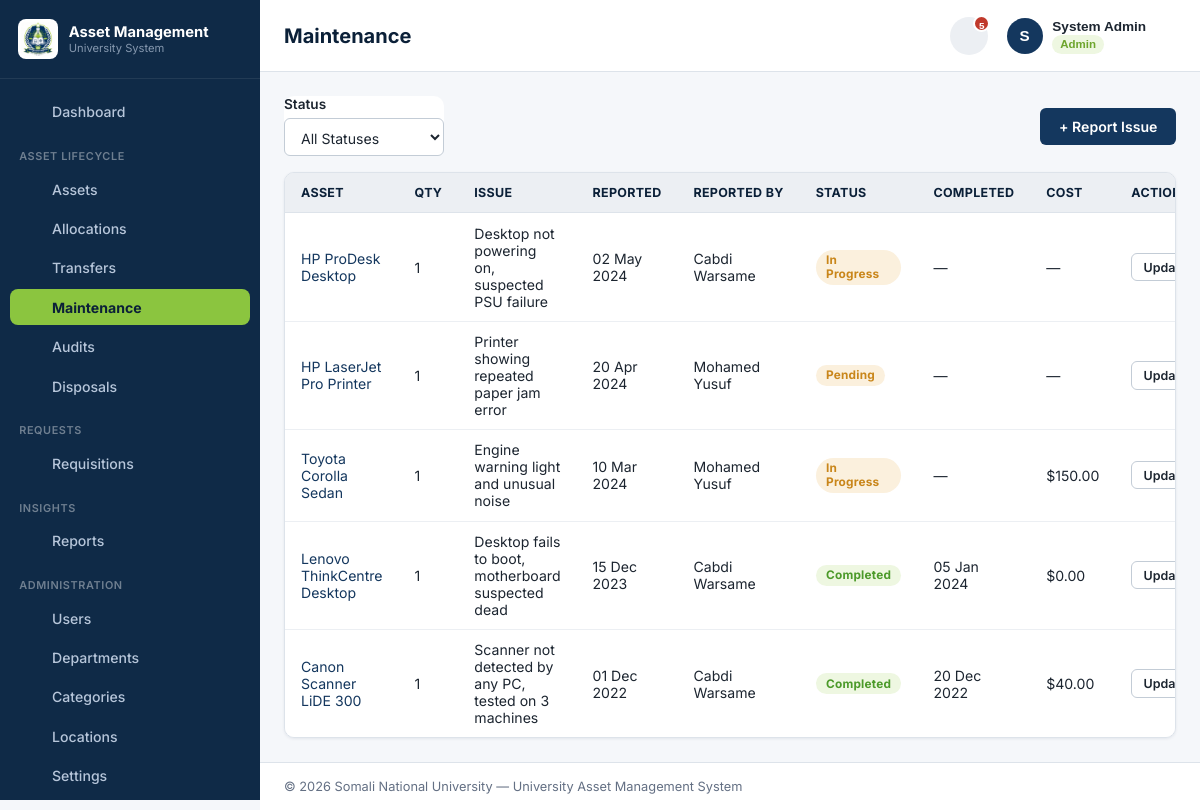
The app's page /modules/maintenance/list.php (signed in) with its own data.
### tables this page shows
CREATE TABLE asset_maintenance (
    maintenance_id      INT AUTO_INCREMENT PRIMARY KEY,
    asset_id             INT NOT NULL,
    quantity             INT NOT NULL DEFAULT 1,
    issue_description    TEXT NOT NULL,
    reported_by          INT NOT NULL,
    reported_date        DATE NOT NULL,
    status               ENUM('pending','in_progress','completed') NOT NULL DEFAULT 'pending',
    completed_date       DATE NULL,
    cost                 DECIMAL(12,2) NULL,
    technician_vendor    VARCHAR(150) NULL,
    created_at           TIMESTAMP NOT NULL DEFAULT CURRENT_TIMESTAMP,
    updated_at           TIMESTAMP NOT NULL DEFAULT CURRENT_TIMESTAMP ON UPDATE CURRENT_TIMESTAMP,
    CONSTRAINT fk_maintenance_asset FOREIGN KEY (asset_id) REFERENCES assets(asset_id)
        ON UPDATE CASCADE ON DELETE CASCADE,
    CONSTRAINT fk_maintenance_reported_by FOREIGN KEY (reported_by) REFERENCES users(user_id)
        ON UPDATE CASCADE ON DELETE RESTRICT
);

CREATE TABLE assets (
    asset_id         INT AUTO_INCREMENT PRIMARY KEY,
    name             VARCHAR(150) NOT NULL,
    category_id      INT NOT NULL,
    serial_no        VARCHAR(100) NULL,
    location_id      INT NULL,
    department_id    INT NULL COMMENT 'current custodian department',
    purchase_date    DATE NOT NULL,
    purchase_cost    DECIMAL(12,2) NOT NULL COMMENT 'cost per unit',
    quantity         INT NOT NULL DEFAULT 1 COMMENT 'total physical units this record represents',
    warranty_expiry  DATE NULL,
    status           ENUM('active','under_repair','disposed') NOT NULL DEFAULT 'active',
    description      TEXT NULL,
    created_at       TIMESTAMP NOT NULL DEFAULT CURRENT_TIMESTAMP,
    updated_at       TIMESTAMP NOT NULL DEFAULT CURRENT_TIMESTAMP ON UPDATE CURRENT_TIMESTAMP,
    CONSTRAINT fk_assets_category FOREIGN KEY (category_id) REFERENCES categories(category_id)
        ON UPDATE CASCADE ON DELETE RESTRICT,
    CONSTRAINT fk_assets_location FOREIGN KEY (location_id) REFERENCES locations(location_id)
        ON UPDATE CASCADE ON DELETE SET NULL,
    CONSTRAINT fk_assets_department FOREIGN KEY (department_id) REFERENCES departments(department_id)
        ON UPDATE CASCADE ON DELETE SET NULL
);

CREATE TABLE users (
    user_id        INT AUTO_INCREMENT PRIMARY KEY,
    name           VARCHAR(100) NOT NULL,
    email          VARCHAR(150) NOT NULL UNIQUE,
    username       VARCHAR(50) NOT NULL UNIQUE,
    profile_picture VARCHAR(255) NULL,
    password       VARCHAR(255) NOT NULL,
    role_id        INT NOT NULL,
    department_id  INT NULL,
    status         ENUM('active','inactive') NOT NULL DEFAULT 'active',
    created_at     TIMESTAMP NOT NULL DEFAULT CURRENT_TIMESTAMP,
    updated_at     TIMESTAMP NOT NULL DEFAULT CURRENT_TIMESTAMP ON UPDATE CURRENT_TIMESTAMP,
    CONSTRAINT fk_users_role FOREIGN KEY (role_id) REFERENCES roles(role_id)
        ON UPDATE CASCADE ON DELETE RESTRICT,
    CONSTRAINT fk_users_department FOREIGN KEY (department_id) REFERENCES departments(department_id)
        ON UPDATE CASCADE ON DELETE SET NULL
);

### includes/auth.php (called while the page is built, shortened)
<?php
function isLoggedIn(): bool
{
    return !empty($_SESSION['user_id']);
}
function hasRole(array $roles): bool
{
    return isLoggedIn() && in_array($_SESSION['role_name'], $roles, true);
}

### modules/maintenance/list.php (the view, shortened to what this page needs)
<?php
require_once __DIR__ . '/../../includes/bootstrap.php';
$canManage = hasRole([ROLE_ADMIN, ROLE_OFFICER]);
$canReport = hasRole([ROLE_ADMIN, ROLE_OFFICER, ROLE_HEAD]);
$where  = [];
$params = [];
$whereSql = $where ? ('WHERE ' . implode(' AND ', $where)) : '';
$sql = "SELECT m.*, a.name AS asset_name, a.department_id, u.name AS reported_by_name
        FROM asset_maintenance m
        JOIN assets a ON a.asset_id = m.asset_id
        LEFT JOIN users u ON u.user_id = m.reported_by
        $whereSql
        ORDER BY m.reported_date DESC";
$stmt = $pdo->prepare($sql);
$stmt->execute($params);
$rows = $stmt->fetchAll();
include __DIR__ . '/../../includes/layout/header.php';
?>
<div class="card-header">
    <form method="get" class="filter-bar" style="margin:0; box-shadow:none; border:none; padding:0;">
        <div class="form-group">
            <label for="status">Status</label>
            <select id="status" name="status" onchange="this.form.submit()">
                <option value="">All Statuses</option>
            </select>
        </div>
    </form>
    <?php if ($canReport): ?>
        <a href="<?= APP_URL ?>/modules/maintenance/add.php" class="btn btn-primary">+ Report Issue</a>
    <?php endif; ?>
</div>
<div class="table-wrap">
<table id="maintenanceTable">
    <thead>
        <tr>
            <th data-sort>Asset</th>
            <th data-sort>Qty</th>
            <th class="no-sort">Issue</th>
            <th data-sort>Reported</th>
            <th data-sort>Reported By</th>
            <th data-sort>Status</th>
            <th data-sort>Completed</th>
            <th data-sort>Cost</th>
            <th class="no-sort">Actions</th>
        </tr>
    </thead>
    <tbody>
    <?php foreach ($rows as $r): ?>
        <tr>
            <td><a href="<?= APP_URL ?>/modules/assets/view.php?id=<?= (int) $r['asset_id'] ?>"><?= e($r['asset_name']) ?></a></td>
            <td><?= (int) $r['quantity'] ?></td>
            <td><?= e($r['issue_description']) ?></td>
            <td><?= formatDate($r['reported_date']) ?></td>
            <td><?= e($r['reported_by_name'] ?? '—') ?></td>
            <td><?= statusBadge($r['status']) ?></td>
            <td><?= formatDate($r['completed_date']) ?></td>
            <td><?= formatMoney($r['cost']) ?></td>
            <td>
                <?php if ($canManage): ?>
                    <a class="btn btn-sm btn-outline" href="<?= APP_URL ?>/modules/maintenance/update.php?id=<?= (int) $r['maintenance_id'] ?>">Update</a>
                <?php endif; ?>
            </td>
        </tr>
    <?php endforeach; ?>
    </tbody>
</table>
</div>
<?php include __DIR__ . '/../../includes/layout/footer.php'; ?>

### includes/functions.php (shortened to what this page needs)
<?php
function e($value): string
{
    return htmlspecialchars((string) $value, ENT_QUOTES, 'UTF-8');
}
function formatMoney($amount): string
{
    if ($amount === null || $amount === '') {
        return '—';
    }
    return '$' . number_format((float) $amount, 2);
}
function formatDate(?string $date): string
{
    if (empty($date) || $date === '0000-00-00') {
        return '—';
    }
    $ts = strtotime($date);
    return $ts ? date('d M Y', $ts) : '—';
}
function statusBadge(?string $status): string
{
    $key = strtolower($status);
    $success = ['active', 'found', 'approved', 'completed', 'issued', 'returned', 'success'];
    $warning = ['under_repair', 'pending', 'in_progress', 'repair'];
    $danger  = ['disposed', 'missing', 'rejected', 'damaged', 'inactive', 'failed'];
    if (in_array($key, $success, true)) {
        $class = 'badge-success';
    } elseif (in_array($key, $warning, true)) {
        $class = 'badge-warning';
    } elseif (in_array($key, $danger, true)) {
        $class = 'badge-danger';
    } else {
        $class = 'badge-neutral';
    }
    $label = ucwords(str_replace('_', ' ', $status));
    return '<span class="badge ' . $class . '">' . e($label) . '</span>';
}
function icon(string $name, string $class = ''): string
{
    $path = $paths[$name] ?? '';
    return '<svg class="icon ' . e($class) . '" viewBox="0 0 24 24" fill="none" stroke="currentColor" stroke-width="1.8" stroke-linecap="round" stroke-linejoin="round" aria-hidden="true">' . $path . '</svg>';
}

### static/css/style.css (style rules this page uses)
:root { --color-sidebar-bg: #0f2a47; --color-sidebar-bg-active: #16385e; --color-sidebar-text: #b7c6da; --color-sidebar-text-active: #ffffff; --color-primary: #14375e; --color-primary-dark: #0b2038; --color-primary-light: #e8edf3; --color-accent: #8bc53f; --color-accent-dark: #6ea52d; --color-accent-light: #eef7e1; --color-white: #ffffff; --color-gray-50: #f5f7fa; --color-gray-100: #eceff3; --color-gray-200: #dde3ea; --color-gray-300: #c3ccd6; --color-gray-500: #7c8898; --color-gray-700: #444e5c; --color-text: #1c2530; --color-text-muted: #647084; --color-success: #4c9a2a; --color-success-bg: #eef7e1; --color-warning: #c9861a; --color-warning-bg: #fbf0dd; --color-danger: #c0392b; --color-danger-bg: #fbe9e7; --color-neutral-bg: #eceff3; --radius: 10px; --shadow-sm: 0 1px 3px rgba(15, 42, 71, 0.08); --shadow-md: 0 8px 24px rgba(15, 42, 71, 0.14); --sidebar-width: 260px; }
* { box-sizing: border-box; }
body { margin: 0; font-family: 'Inter', 'Segoe UI', Tahoma, Geneva, Verdana, sans-serif; background: var(--color-gray-50); color: var(--color-text); font-size: 14.5px; }
a { color: var(--color-primary); text-decoration: none; }
.icon { width: 1.15em; height: 1.15em; vertical-align: -0.2em; flex-shrink: 0; }
.caret .icon { width: 0.9em; height: 0.9em; }
.card-header { display: flex; align-items: center; justify-content: space-between; margin-bottom: 1rem; }
.btn { display: inline-flex; align-items: center; justify-content: center; gap: 0.4rem; padding: 0.55rem 1.1rem; border-radius: 6px; border: 1px solid transparent; font-size: 0.88rem; font-weight: 600; cursor: pointer; text-decoration: none; }
.btn-primary { background: var(--color-primary); color: #fff; }
.btn-outline { background: transparent; border-color: var(--color-gray-300); color: var(--color-text); }
.btn-sm { padding: 0.35rem 0.7rem; font-size: 0.78rem; }
.form-group { margin-bottom: 1rem; }
label { display: block; font-size: 0.85rem; font-weight: 600; margin-bottom: 0.35rem; color: var(--color-text); }
input[type="text"], input[type="email"], input[type="password"], input[type="number"], input[type="date"], input[type="search"], select, textarea { width: 100%; padding: 0.55rem 0.75rem; border: 1px solid var(--color-gray-300); border-radius: 6px; font-size: 0.88rem; font-family: inherit; background: var(--color-white); color: var(--color-text); }
.filter-bar { display: flex; flex-wrap: wrap; gap: 0.75rem; align-items: end; background: var(--color-white); border: 1px solid var(--color-gray-200); border-radius: var(--radius); padding: 1rem; margin-bottom: 1.25rem; }
.filter-bar .form-group { margin-bottom: 0; min-width: 160px; }
.table-wrap { background: var(--color-white); border: 1px solid var(--color-gray-200); border-radius: var(--radius); overflow-x: auto; box-shadow: var(--shadow-sm); }
table { width: 100%; border-collapse: collapse; font-size: 0.88rem; }
thead th { background: var(--color-gray-100); color: var(--color-primary-dark); text-align: left; padding: 0.75rem 1rem; font-size: 0.78rem; text-transform: uppercase; letter-spacing: 0.3px; border-bottom: 1px solid var(--color-gray-200); cursor: pointer; white-space: nowrap; }
thead th.no-sort { cursor: default; }
tbody td { padding: 0.7rem 1rem; border-bottom: 1px solid var(--color-gray-100); vertical-align: middle; }
tbody tr:last-child td { border-bottom: none; }
.badge { display: inline-block; padding: 0.22rem 0.65rem; border-radius: 20px; font-size: 0.74rem; font-weight: 700; letter-spacing: 0.2px; }
.badge-success { background: var(--color-success-bg); color: var(--color-success); }
.badge-warning { background: var(--color-warning-bg); color: var(--color-warning); }

### records on screen
asset_maintenance: asset.name "HP ProDesk Desktop", quantity "1", issue_description "Desktop not powering on, suspected PSU failure", reported_date "02 May 2024", reported_by.name "Cabdi Warsame", status "In Progress", completed_date "—", cost "—"
asset_maintenance: asset.name "HP LaserJet Pro Printer", quantity "1", issue_description "Printer showing repeated paper jam error", reported_date "20 Apr 2024", reported_by.name "Mohamed Yusuf", status "Pending", completed_date "—", cost "—"
asset_maintenance: asset.name "Toyota Corolla Sedan", quantity "1", issue_description "Engine warning light and unusual noise", reported_date "10 Mar 2024", reported_by.name "Mohamed Yusuf", status "In Progress", completed_date "—", cost "$150.00"
asset_maintenance: asset.name "Lenovo ThinkCentre Desktop", quantity "1", issue_description "Desktop fails to boot, motherboard suspected dead", reported_date "15 Dec 2023", reported_by.name "Cabdi Warsame", status "Completed", completed_date "05 Jan 2024", cost "$0.00"
asset_maintenance: asset.name "Canon Scanner LiDE 300", quantity "1", issue_description "Scanner not detected by any PC, tested on 3 machines", reported_date "01 Dec 2022", reported_by.name "Cabdi Warsame", status "Completed", completed_date "20 Dec 2022", cost "$40.00"

### other values on screen
t('brand.title') "Asset Management"
t('brand.subtitle') "University System"
$label "Dashboard Assets Allocations Transfers Maintenance Audits Disposals Requisitions Reports Users Departments Categories Locations Settings"
t('nav.section.assets') "ASSET LIFECYCLE"
t('nav.section.requests') "REQUESTS"
t('nav.section.insights') "INSIGHTS"
t('nav.section.admin') "ADMINISTRATION"
$pageTitle "Maintenance"
$bellTotal "5"
mb_strtoupper(mb_substr($user['name'] ?? 'A', 0, 1)) "S"
$user['name'] "System Admin"
$user['role_name'] "Admin"
$uniName "Somali National University"
t('footer.system_name') "University Asset Management System"
